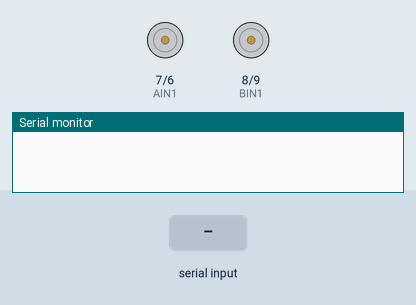
Recording of a sketch running on a simulated Arduino Uno, built with avr-gcc and run on an emulated ATmega328P. On the bench: motor-driver pin pairs drawn as motors (green arrow = first pin HIGH = forward, orange = second pin HIGH = backward, longer = more drive, scaled by the enable pin), the last lines printed to the serial monitor. The test bench sets the inputs (shaded band).

Above: at 1.2 s.
1.3 s: "T\n" received over Serial
At 1.75 s:
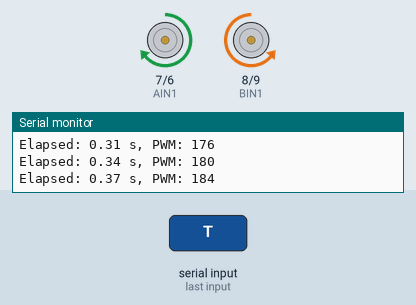
At 2.83 s:
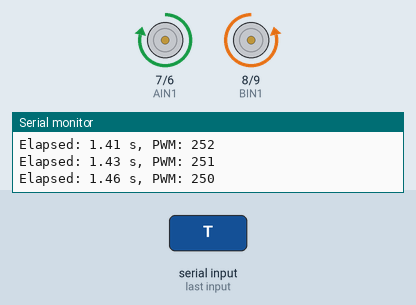
4.3 s: "R\n" received over Serial
5.8 s: "X\n" received over Serial
Timing chart, 0 to 8.8 s (numbered marks = the images above; inputs shaded):
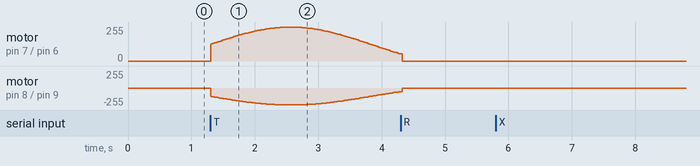

The sketch:

profile.ino
```cpp
/*
  TB6612FNG Dual Motor Driver Code with Sine PWM Profile on 'T' Command
*/

// Pin definitions
#define PWM1 5
#define AIN2 6
#define AIN1 7

#define BIN1 8
#define BIN2 9
#define PWM2 10

// Sine wave parameters
const float period = 5.0; // Sine wave period in seconds

// Control state variables
bool sineActive = false;         // Flag indicating if sine modulation is active
unsigned long sineStartTime = 0;   // The time when the sine cycle started

void setup() {
  Serial.begin(9600);
  pinMode(PWM1, OUTPUT);
  pinMode(AIN1, OUTPUT);
  pinMode(AIN2, OUTPUT);
  pinMode(BIN1, OUTPUT);
  pinMode(BIN2, OUTPUT);
  pinMode(PWM2, OUTPUT);
}

void loop() {
  // Check for serial input
  if (Serial.available() > 0) {
    String command = Serial.readStringUntil('\n');
    command.trim();

    if (command == "T") {
      // When 'T' is received, start the sine cycle and set motor direction for tightening.
      sineActive = true;
      sineStartTime = millis();  // Record the starting time for the sine cycle

      // Set motor directions for "tighten"
      digitalWrite(AIN1, HIGH);
      digitalWrite(AIN2, LOW);
      digitalWrite(BIN1, LOW);
      digitalWrite(BIN2, HIGH);

      Serial.println("Sine cycle started (Tighten).");

    } else if (command == "R") {
      // Release motors and disable sine modulation
      sineActive = false;

      digitalWrite(AIN1, LOW);
      digitalWrite(AIN2, HIGH);
      digitalWrite(BIN1, HIGH);
      digitalWrite(BIN2, LOW);

      // Optionally, set a fixed PWM value when not modulated (or stop the motors)
      analogWrite(PWM1, 0);
      analogWrite(PWM2, 0);

      Serial.println("Sine cycle stopped. Motors set to Release.");

    } else if (command == "X") {
      // Stop motors (coast) and disable sine modulation
      sineActive = false;

      digitalWrite(AIN1, LOW);
      digitalWrite(AIN2, LOW);
      digitalWrite(BIN1, LOW);
      digitalWrite(BIN2, LOW);

      // Stop PWM output
      analogWrite(PWM1, 0);
      analogWrite(PWM2, 0);

      Serial.println("Sine cycle stopped. Motors Stopped.");
    }
  }

  // If sine modulation is active, compute and update the PWM duty cycle accordingly.
  if (sineActive) {
    // Calculate the elapsed time since the sine cycle started (in seconds)
    float elapsedTime = (millis() - sineStartTime) / 1000.0;

    // Calculate the phase angle (in radians) for the sine function.
    float angle = 2 * PI * elapsedTime / period;

    // Compute the sine value (-1.0 to 1.0)
    float sineValue = sin(angle);

    // Map sine value from [-1, 1] to PWM range [0, 255]
    int motorSpeed = (int)(((sineValue + 1.0) / 2.0) * 255);

    // Write the PWM value to both motors
    analogWrite(PWM1, motorSpeed);
    analogWrite(PWM2, motorSpeed);

    // Optionally, print debugging info to the Serial Monitor
    Serial.print("Elapsed: ");
    Serial.print(elapsedTime, 2);
    Serial.print(" s, PWM: ");
    Serial.println(motorSpeed);
  }

  // Small delay to stabilize the loop timing
  delay(10);
}
```

Measured:
- after the input at 1.3 s, motor on pin 7 (AIN1) / pin 6 (AIN2): rises from stopped to forward 254/255 in 1.2 s, then falls to forward 53/255 in 1.8 s
